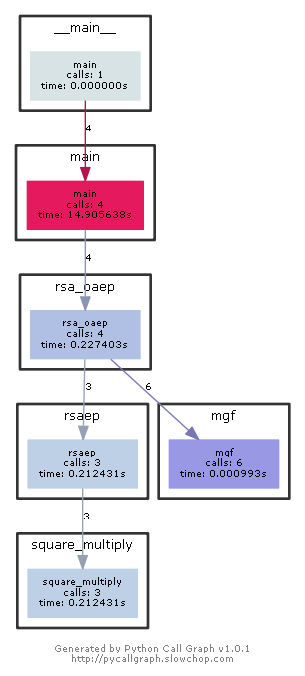

The Python source for this figure:
from hashlib import sha1
from pycallgraph import Config
from pycallgraph import GlobbingFilter
from pycallgraph import PyCallGraph
from pycallgraph.output import GraphvizOutput

def square_multiply(a, n, m):  # 平方乘算法
    t = a % m
    result = 1
    judge = 1
    while n > 0:
        if judge & n:
            result = (result * t) % m
        n = n >> 1
        t = (t * t) % m
    return result


def mgf(msgseed: str, masklen: int):
    res = bytearray(b'')
    h_len = 20
    if masklen > (2 ** 32) * h_len:
        return None
    else:
        length = masklen // h_len
        if masklen % h_len == 0:
            length -= 1
        if len(msgseed) & 1 == 1:
            msgseed = '0' + msgseed
        msgseed_bytes = bytearray.fromhex(msgseed)
        for i in range(2 * (length + 5)):
            tmp = msgseed_bytes + bytearray.fromhex('%08x' % i)
            res = res + bytearray.fromhex(sha1(tmp).hexdigest().rjust(h_len * 2, '0'))
        res = res[:masklen]
        return res.hex().rjust(2 * masklen, '0')


def rsaep(n, e, m):
    if not 0 <= m <= n - 1:
        return None
    else:
        c = square_multiply(m, e, n)
        return c


def rsa_oaep(op, k, e, N, text, L, Seed: str):
    if op == 1:
        # 长度检查
        h_len = 20
        m_len = len(text) // 2
        l_len = len(L)
        if l_len > (2 << 61) - 1:
            print("Err")
            return None
        # print('m_len:', m_len)
        if m_len > k - 2 * h_len - 2:
            print("Err")
            return None
        # EME-OAEP编码
        lhash = sha1(bytearray.fromhex(L)).hexdigest().rjust(2 * h_len, '0')
        ps_len = k - m_len - 2 * h_len - 2
        ps = ''.rjust(2 * ps_len, '0')
        db = lhash + ps + '01' + text
        # print('db:', db)

        db_mask = mgf(Seed, k - h_len - 1)
        # print('db_mask:', db_mask)
        if db_mask is None:
            print("Err")
            return None
        masked_db = hex(int(db, 16) ^ int(db_mask, 16))[2:].rjust((k - h_len - 1) * 2, '0')
        # print('masked_db:', masked_db)
        seed_mask = mgf(masked_db, h_len)
        # print('seed_mask', seed_mask)
        if seed_mask is None:
            print("Err")
            return None
        masked_seed = hex(int(Seed, 16) ^ int(seed_mask, 16))[2:].rjust(h_len * 2, '0')
        # print('masked_seed:', masked_seed)
        em = '00' + masked_seed + masked_db

        # RSA加密
        m = int(em, 16)
        if m == 0:
            print("Err")
            return None
        c = rsaep(N, e, m)
        if c is None:
            print('Err')
            return None
        res = hex(c)[2:].rjust(2 * k, '0')
        res = '0x' + res
        return res

    else:
        # 长度检查
        h_len = 20
        c_len = len(text)
        # print('c_len:', c_len)
        if c_len != k * 2 or k <= 2 * h_len + 2:
            print("Ree")
            return None
        # RSA解密
        c = int(text, 16)
        m = rsaep(N, e, c)
        if m is None:
            print("Ree")
            return None
        em = hex(m)[2:].rjust(2 * k, '0')
        # EME-OAEP编码
        lhash = sha1(bytearray.fromhex(L)).hexdigest().rjust(2 * h_len, '0')
        # print('lhash:', lhash)
        y = em[0] + em[1]
        # print('y:', y)
        masked_seed = em[2:2 + h_len * 2]
        # print('masked_seed:', masked_seed)
        masked_db = em[2 + h_len * 2:]
        # print('masked_db:', masked_db)
        seed_mask = mgf(masked_db, h_len)
        # print('seed_mask:', seed_mask)
        if seed_mask is None:
            print("Ree")
            return None
        seed = ("%040x" % (int(masked_seed, 16) ^ int(seed_mask, 16)))
        # print('seed:', seed)
        db_mask = mgf(seed, k - h_len - 1)
        # print('db_mask:', db_mask)
        if db_mask is None:
            print("Ree")
            return None
        db = hex(int(masked_db, 16) ^ int(db_mask, 16))[2:].rjust((k - h_len - 1) * 2, '0')
        # print('db:', db)
        lhash_ = db[0:2 * h_len]
        # print('lhash_:', lhash_)
        if y != '00' or lhash_ != lhash:
            print("Ree")
            return None
        remain = db[2 * h_len:]
        pace = 0
        for i in range(len(remain)):
            if remain[i] == '1':
                pace += 1
                break
            else:
                pace += 1
                if remain[i] != '0':
                    print("Ree")
                    return None
        if pace & 1 != 0:
            print("Ree")
            return None
        m = int(remain[pace:], 16)
        if m == 0:
            print("Ree")
            return None
        M = hex(m)
        # print(M)
        return M


def main():
    op = int(input().strip())
    k = int(input().strip())
    e = int(input().strip(), 16)
    N = int(input().strip(), 16)
    text = input().strip()[2:]
    L = input().strip()[2:]

    Seed = ''
    if op == 1:
        Seed = input().strip()[2:]

    ans = rsa_oaep(op, k, e, N, text, L, Seed)

    if ans is not None:
        print(ans)


if __name__ == "__main__":
    ############################################################################
    '''
        生成函数调用图
    '''
    config = Config()
    config.trace_filter = GlobbingFilter(
        include=[
            '*'
        ]
    )
    config.trace_filter = GlobbingFilter(
        exclude=['pycallgraph.*']
    )
    ############################################################################

    graphviz = GraphvizOutput()
    graphviz.output_file = 'RSA-OAEP.png'
    with PyCallGraph(output=graphviz, config=config):
        for i in range(4):
            main()
